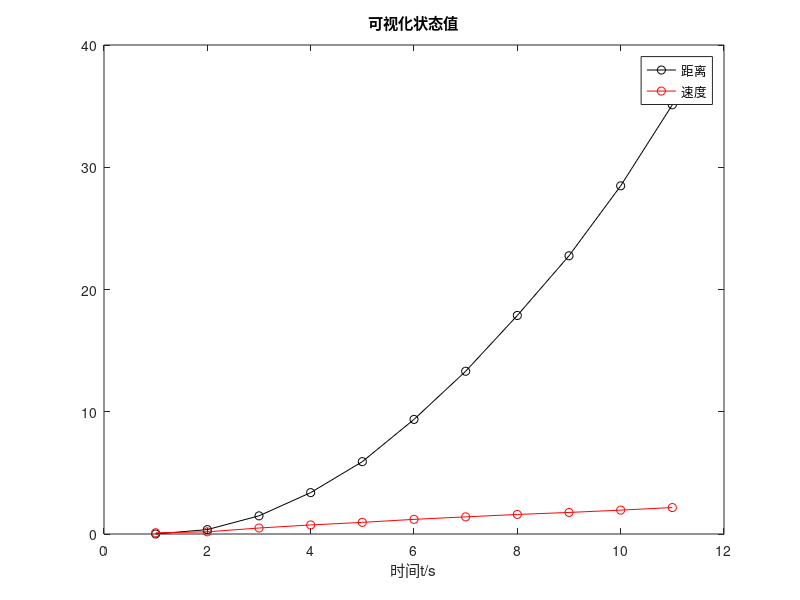
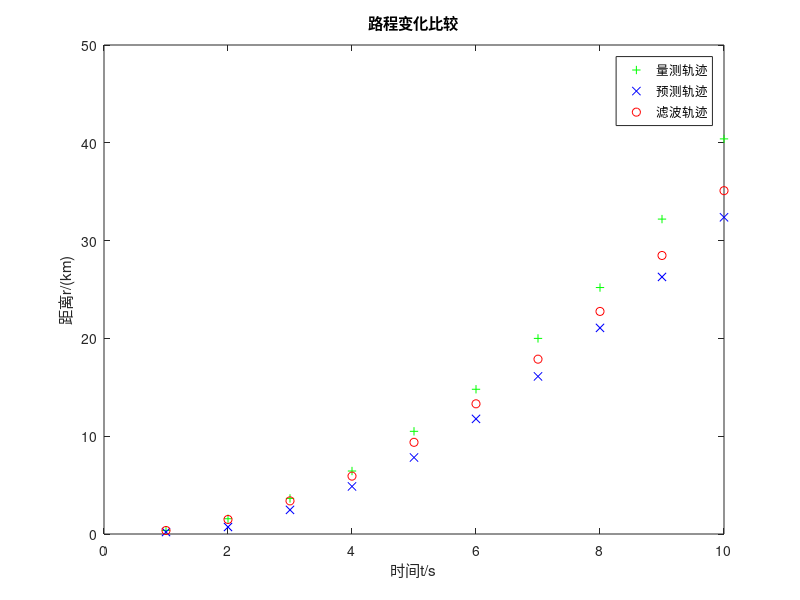
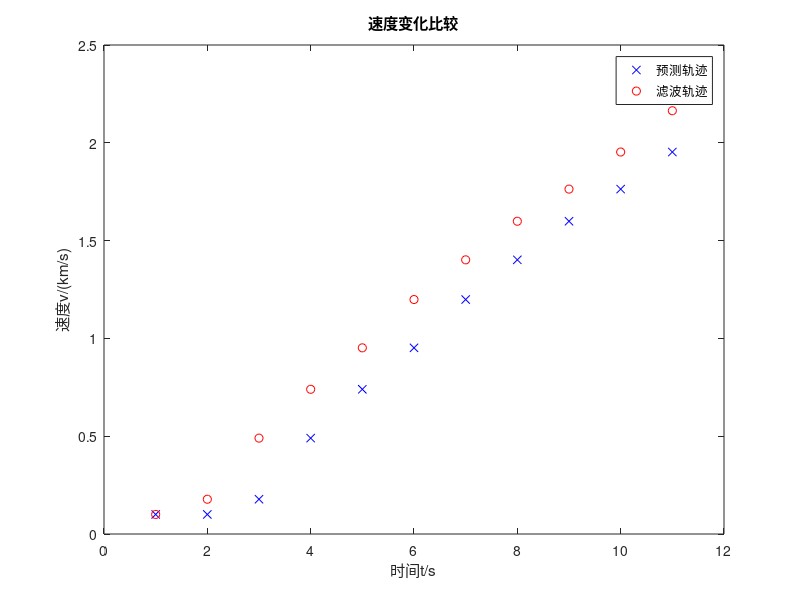

Here is the MATLAB script that generated these plots, in order:
clear;
clc;
%%设飞行器相对雷达做匀加速直线运动
%%假设
total_time = 20;
interval_time = 2;%间隔时间
n=total_time / interval_time;%观测点数
%%初始化变量
x= [0 0.1]';
p_old = diag ([1 10]);
v = 0.15;
F=[1 2;
    0 1];
H =[1 0];
%%预测轨迹
x_pred = zeros(2, n+1);
x_pred(:, 1) = x;
%%观测轨迹
z = zeros (1, n);
z_temp = [0.36 1.56 3.64 6.44 10.5 14.8 20.0 25.2 32.2 40.4];
for i = 1: n
    z(i)=z_temp(i); %+ sqrt(v)* randn;
end
%%滤波轨迹初态
x_kalm = x_pred;
p_kalm = p_old;
%%预测过程
for i = 2 : n+1
    x_pred(:,i)=F * x_pred(:,i-1);
end
disp('预测状态');
disp(x_kalm);
%%滤波过程
for i = 2 : n+1
    x_pred(:,i)= F * x_kalm(:,i-1);
    p_pred = F * p_kalm * F';
    k = p_pred * H'/(H * p_pred * H'+v);
    x_kalm(:,i) = x_pred(:,i) + k * (z(:,i-1)-H * x_pred(:,i));
    p_kalm = (eye(2)-k * H) * p_pred;
end
disp('预测状态');
disp(x_pred);
disp('滤波状态');
disp(x_kalm);
disp('均方误差为：');
disp(p_kalm);

figure(1);
plot((1:n+1), x_kalm(1, :),'-oblack', (1:n+1), x_kalm(2, :),'-or')
title('可视化状态值');
xlabel('时间t/s');
%ylabe1('距离r/km');
legend('距离','速度');
hold on;

figure(2);
plot((1:n), z(1, : ),'+g', (1:n), x_pred(1,2:n+1),'xb', (1:n), x_kalm(1, 2:n+1),'or')
title('路程变化比较');
xlabel('时间t/s');
ylabel('距离r/(km)');
legend('量测轨迹','预测轨迹','滤波轨迹');
hold on;

figure(3);
plot ((1:n+1), x_pred(2,: ),'xb', (1:n+1), x_kalm(2, : ),'or')
title('速度变化比较');
xlabel('时间t/s')
ylabel('速度v/(km/s)');
legend('预测轨迹','滤波轨迹');
hold off;